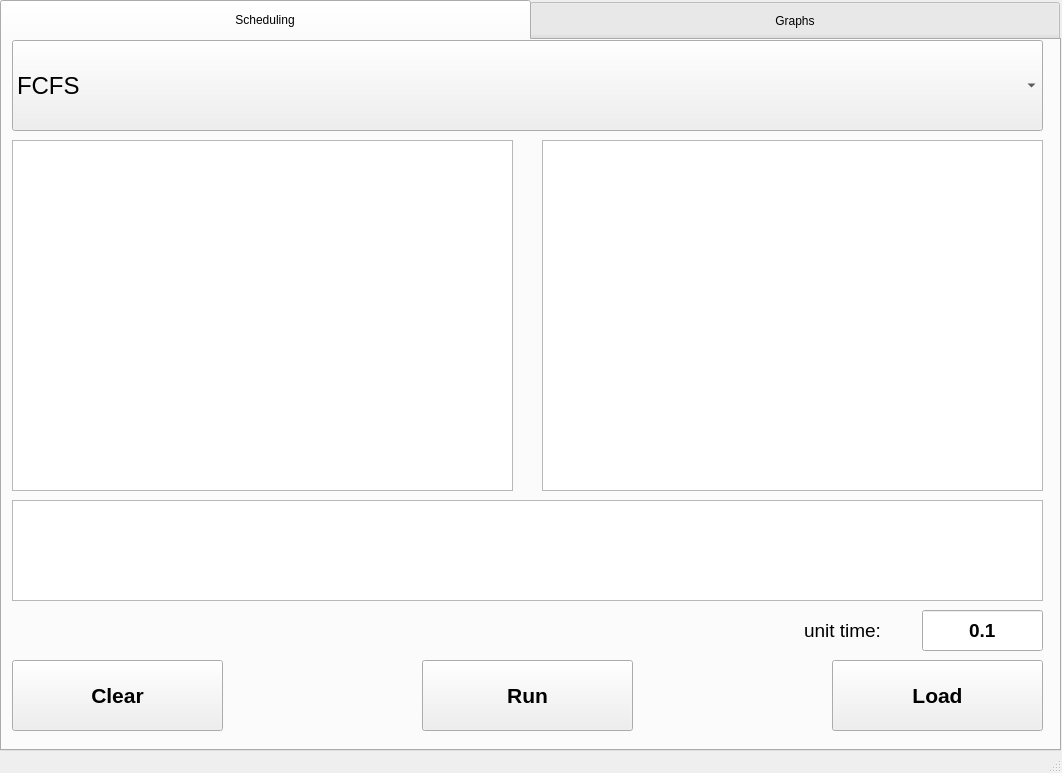
<?xml version="1.0" encoding="UTF-8"?>
<ui version="4.0">
 <class>MainWindow</class>
 <widget class="QMainWindow" name="MainWindow">
  <property name="geometry">
   <rect>
    <x>0</x>
    <y>0</y>
    <width>1062</width>
    <height>773</height>
   </rect>
  </property>
  <property name="windowTitle">
   <string>CPU Scheduler</string>
  </property>
  <widget class="QWidget" name="centralwidget">
   <widget class="QTabWidget" name="tabWidget">
    <property name="geometry">
     <rect>
      <x>0</x>
      <y>0</y>
      <width>1061</width>
      <height>751</height>
     </rect>
    </property>
    <property name="minimumSize">
     <size>
      <width>1061</width>
      <height>0</height>
     </size>
    </property>
    <property name="styleSheet">
     <string notr="true">QTabBar::tab { height: 40;width: 530px; }</string>
    </property>
    <property name="currentIndex">
     <number>0</number>
    </property>
    <widget class="QWidget" name="tab">
     <property name="minimumSize">
      <size>
       <width>1055</width>
       <height>0</height>
      </size>
     </property>
     <property name="baseSize">
      <size>
       <width>0</width>
       <height>0</height>
      </size>
     </property>
     <attribute name="title">
      <string>Scheduling</string>
     </attribute>
     <widget class="QPushButton" name="run_btn">
      <property name="geometry">
       <rect>
        <x>420</x>
        <y>620</y>
        <width>211</width>
        <height>71</height>
       </rect>
      </property>
      <property name="font">
       <font>
        <pointsize>16</pointsize>
        <weight>75</weight>
        <bold>true</bold>
       </font>
      </property>
      <property name="text">
       <string>Run</string>
      </property>
     </widget>
     <widget class="QComboBox" name="proc_combo">
      <property name="geometry">
       <rect>
        <x>10</x>
        <y>0</y>
        <width>1031</width>
        <height>91</height>
       </rect>
      </property>
      <property name="font">
       <font>
        <pointsize>18</pointsize>
       </font>
      </property>
      <property name="focusPolicy">
       <enum>Qt::StrongFocus</enum>
      </property>
      <property name="layoutDirection">
       <enum>Qt::LeftToRight</enum>
      </property>
      <item>
       <property name="text">
        <string>FCFS</string>
       </property>
      </item>
      <item>
       <property name="text">
        <string>SJF Preemptive</string>
       </property>
      </item>
      <item>
       <property name="text">
        <string>SJF Non-Preemptive</string>
       </property>
      </item>
      <item>
       <property name="text">
        <string>Priority Preemptive</string>
       </property>
      </item>
      <item>
       <property name="text">
        <string>Priority Non-Preemptive</string>
       </property>
      </item>
      <item>
       <property name="text">
        <string>Round Robin</string>
       </property>
      </item>
     </widget>
     <widget class="QLineEdit" name="unit_time_line">
      <property name="geometry">
       <rect>
        <x>920</x>
        <y>570</y>
        <width>121</width>
        <height>41</height>
       </rect>
      </property>
      <property name="font">
       <font>
        <pointsize>14</pointsize>
        <weight>75</weight>
        <bold>true</bold>
       </font>
      </property>
      <property name="text">
       <string>0.1</string>
      </property>
      <property name="alignment">
       <set>Qt::AlignCenter</set>
      </property>
     </widget>
     <widget class="QLabel" name="unit_time_lbl">
      <property name="geometry">
       <rect>
        <x>770</x>
        <y>570</y>
        <width>141</width>
        <height>41</height>
       </rect>
      </property>
      <property name="font">
       <font>
        <family>MS Shell Dlg 2</family>
        <pointsize>14</pointsize>
        <weight>50</weight>
        <italic>false</italic>
        <bold>false</bold>
       </font>
      </property>
      <property name="text">
       <string>unit time:</string>
      </property>
      <property name="alignment">
       <set>Qt::AlignCenter</set>
      </property>
     </widget>
     <widget class="QPushButton" name="clear_btn">
      <property name="geometry">
       <rect>
        <x>10</x>
        <y>620</y>
        <width>211</width>
        <height>71</height>
       </rect>
      </property>
      <property name="font">
       <font>
        <pointsize>16</pointsize>
        <weight>75</weight>
        <bold>true</bold>
       </font>
      </property>
      <property name="text">
       <string>Clear</string>
      </property>
     </widget>
     <widget class="QPushButton" name="load_btn">
      <property name="geometry">
       <rect>
        <x>830</x>
        <y>620</y>
        <width>211</width>
        <height>71</height>
       </rect>
      </property>
      <property name="font">
       <font>
        <pointsize>16</pointsize>
        <weight>75</weight>
        <bold>true</bold>
       </font>
      </property>
      <property name="text">
       <string>Load</string>
      </property>
     </widget>
     <widget class="QPlainTextEdit" name="input_text">
      <property name="geometry">
       <rect>
        <x>10</x>
        <y>100</y>
        <width>501</width>
        <height>351</height>
       </rect>
      </property>
      <property name="font">
       <font>
        <pointsize>12</pointsize>
       </font>
      </property>
      <property name="plainText">
       <string/>
      </property>
     </widget>
     <widget class="QTextBrowser" name="info_text">
      <property name="geometry">
       <rect>
        <x>540</x>
        <y>100</y>
        <width>501</width>
        <height>351</height>
       </rect>
      </property>
      <property name="font">
       <font>
        <pointsize>12</pointsize>
       </font>
      </property>
      <property name="styleSheet">
       <string notr="true"/>
      </property>
      <property name="html">
       <string>&lt;!DOCTYPE HTML PUBLIC &quot;-//W3C//DTD HTML 4.0//EN&quot; &quot;http://www.w3.org/TR/REC-html40/strict.dtd&quot;&gt;
&lt;html&gt;&lt;head&gt;&lt;meta name=&quot;qrichtext&quot; content=&quot;1&quot; /&gt;&lt;style type=&quot;text/css&quot;&gt;
p, li { white-space: pre-wrap; }
&lt;/style&gt;&lt;/head&gt;&lt;body style=&quot; font-family:'MS Shell Dlg 2'; font-size:12pt; font-weight:400; font-style:normal;&quot;&gt;
&lt;p style=&quot;-qt-paragraph-type:empty; margin-top:0px; margin-bottom:0px; margin-left:0px; margin-right:0px; -qt-block-indent:0; text-indent:0px; font-size:8.25pt;&quot;&gt;&lt;br /&gt;&lt;/p&gt;&lt;/body&gt;&lt;/html&gt;</string>
      </property>
     </widget>
     <widget class="QTextBrowser" name="warning_text">
      <property name="geometry">
       <rect>
        <x>10</x>
        <y>460</y>
        <width>1031</width>
        <height>101</height>
       </rect>
      </property>
      <property name="font">
       <font>
        <pointsize>12</pointsize>
       </font>
      </property>
      <property name="html">
       <string>&lt;!DOCTYPE HTML PUBLIC &quot;-//W3C//DTD HTML 4.0//EN&quot; &quot;http://www.w3.org/TR/REC-html40/strict.dtd&quot;&gt;
&lt;html&gt;&lt;head&gt;&lt;meta name=&quot;qrichtext&quot; content=&quot;1&quot; /&gt;&lt;style type=&quot;text/css&quot;&gt;
p, li { white-space: pre-wrap; }
&lt;/style&gt;&lt;/head&gt;&lt;body style=&quot; font-family:'MS Shell Dlg 2'; font-size:12pt; font-weight:400; font-style:normal;&quot;&gt;
&lt;p style=&quot;-qt-paragraph-type:empty; margin-top:0px; margin-bottom:0px; margin-left:0px; margin-right:0px; -qt-block-indent:0; text-indent:0px; font-size:8.25pt;&quot;&gt;&lt;br /&gt;&lt;/p&gt;&lt;/body&gt;&lt;/html&gt;</string>
      </property>
     </widget>
    </widget>
    <widget class="QWidget" name="tab_2">
     <attribute name="title">
      <string>Graphs</string>
     </attribute>
     <widget class="QComboBox" name="graphs_combo">
      <property name="geometry">
       <rect>
        <x>10</x>
        <y>0</y>
        <width>1031</width>
        <height>91</height>
       </rect>
      </property>
      <property name="font">
       <font>
        <pointsize>18</pointsize>
       </font>
      </property>
      <property name="focusPolicy">
       <enum>Qt::StrongFocus</enum>
      </property>
      <property name="layoutDirection">
       <enum>Qt::LeftToRight</enum>
      </property>
      <item>
       <property name="text">
        <string>Gantt Chart</string>
       </property>
      </item>
      <item>
       <property name="text">
        <string>Pie Chart</string>
       </property>
      </item>
      <item>
       <property name="text">
        <string>Bar Chart</string>
       </property>
      </item>
     </widget>
     <widget class="QComboBox" name="options_combo">
      <property name="geometry">
       <rect>
        <x>750</x>
        <y>110</y>
        <width>291</width>
        <height>51</height>
       </rect>
      </property>
      <property name="font">
       <font>
        <pointsize>14</pointsize>
       </font>
      </property>
      <item>
       <property name="text">
        <string>Different Colors</string>
       </property>
      </item>
      <item>
       <property name="text">
        <string>One Color</string>
       </property>
      </item>
     </widget>
     <widget class="QPushButton" name="draw_btn">
      <property name="geometry">
       <rect>
        <x>10</x>
        <y>620</y>
        <width>1031</width>
        <height>71</height>
       </rect>
      </property>
      <property name="font">
       <font>
        <pointsize>16</pointsize>
        <weight>75</weight>
        <bold>true</bold>
       </font>
      </property>
      <property name="text">
       <string>Draw</string>
      </property>
     </widget>
     <widget class="QTextBrowser" name="graph_text">
      <property name="geometry">
       <rect>
        <x>750</x>
        <y>180</y>
        <width>291</width>
        <height>421</height>
       </rect>
      </property>
      <property name="font">
       <font>
        <pointsize>12</pointsize>
       </font>
      </property>
     </widget>
     <widget class="QLabel" name="graph_area">
      <property name="enabled">
       <bool>true</bool>
      </property>
      <property name="geometry">
       <rect>
        <x>10</x>
        <y>100</y>
        <width>721</width>
        <height>511</height>
       </rect>
      </property>
      <property name="text">
       <string/>
      </property>
      <property name="scaledContents">
       <bool>false</bool>
      </property>
     </widget>
     <zorder>graphs_combo</zorder>
     <zorder>draw_btn</zorder>
     <zorder>options_combo</zorder>
     <zorder>graph_text</zorder>
     <zorder>graph_area</zorder>
    </widget>
   </widget>
  </widget>
  <widget class="QMenuBar" name="menubar">
   <property name="geometry">
    <rect>
     <x>0</x>
     <y>0</y>
     <width>1062</width>
     <height>21</height>
    </rect>
   </property>
  </widget>
  <widget class="QStatusBar" name="statusbar"/>
 </widget>
 <resources/>
 <connections/>
</ui>
